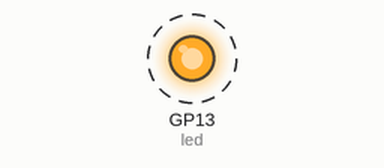
Bench run of a program on a simulated Raspberry Pi Pico running MicroPython. On the bench: output pins drawn as LEDs (lit = HIGH). Dashed ring = blinking.

Above: at 0.15 s.
At 100.33 s:
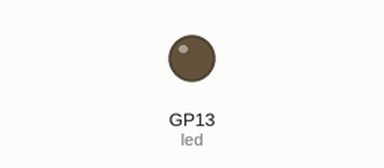
Timing chart, 0 to 100.6 s (numbered marks = the images above):
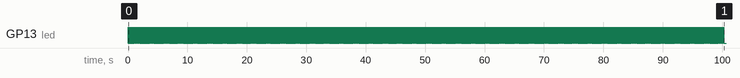

The program:

2.2.py
```python
#/the pico minicontroller runs power from the computer into the breadboard where it is then harnessed from the positive connection into the LED and then into the resistor into the pi and then back to the ground.
#/this code tells the led to turn on, off, on, off, on in different amounts of time.
import machine
import utime
led = machine.Pin(13, machine.Pin.OUT)
while True:
    led.toggle() #turns the led off/on
    utime.sleep(.01) # for 1 second
    led.value(0) #turns the led off
    utime.sleep(.01) # for .5 seconds
    led.value(1) #turns the led on
    utime.sleep(.01) # for 5 seconds
    led.value(0) #turns the led off
    utime.sleep(.01) # for .5 seconds
    led.value(1) #turns the led on
    utime.sleep(.01) # for 1 second
```

Measured:
- by itself, GP13 (led): alternates HIGH for 0.01 s and LOW for 0.01 s
